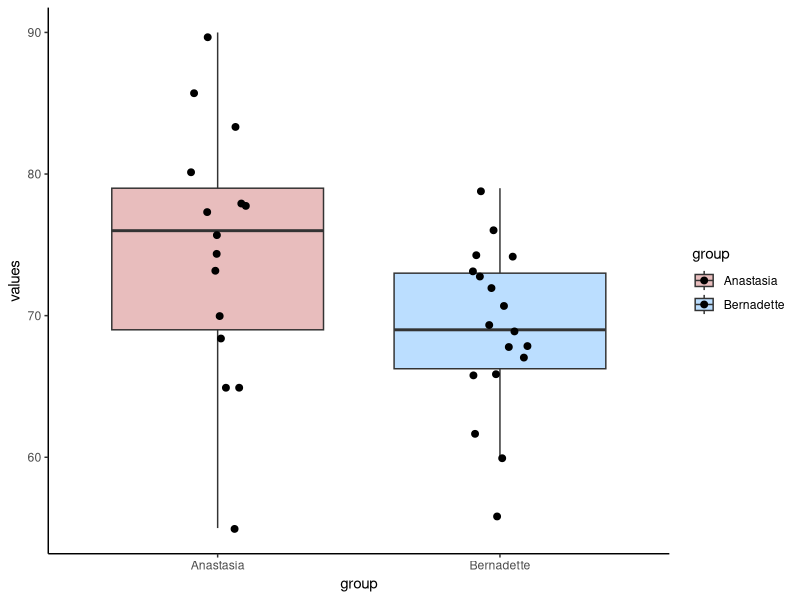
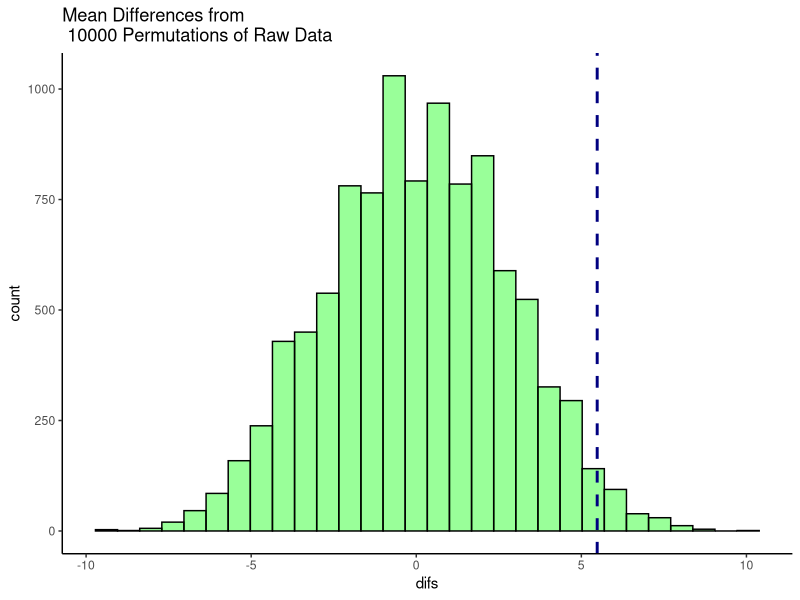
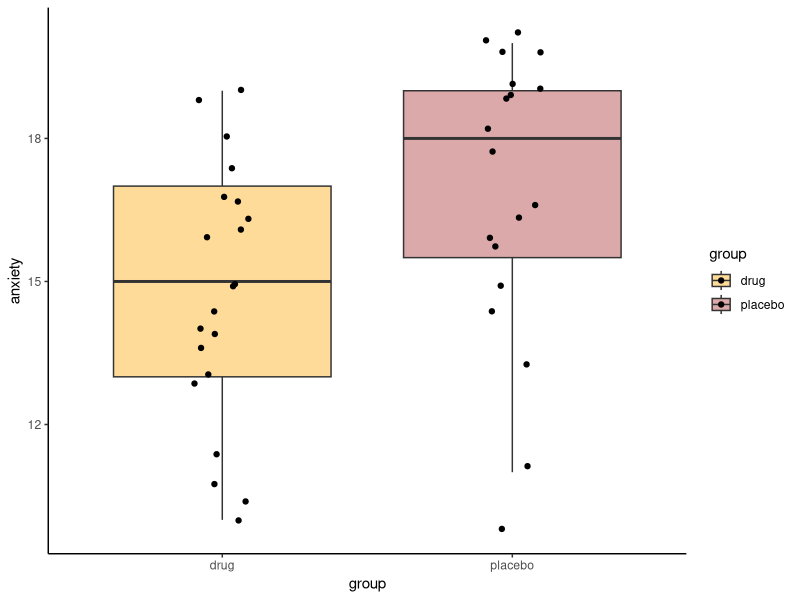
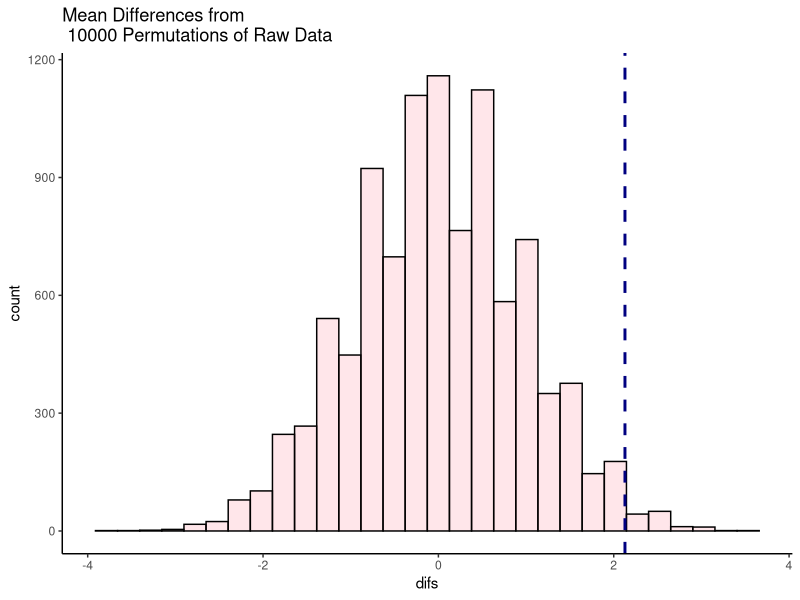
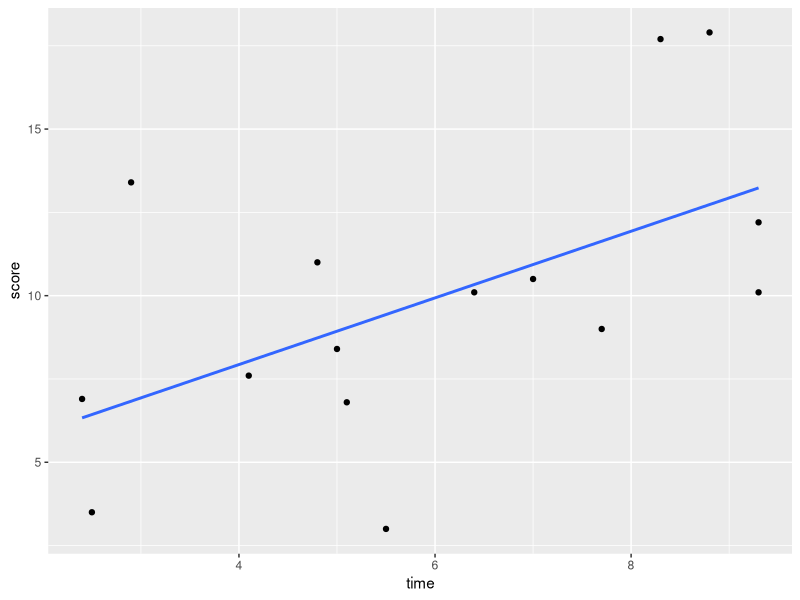
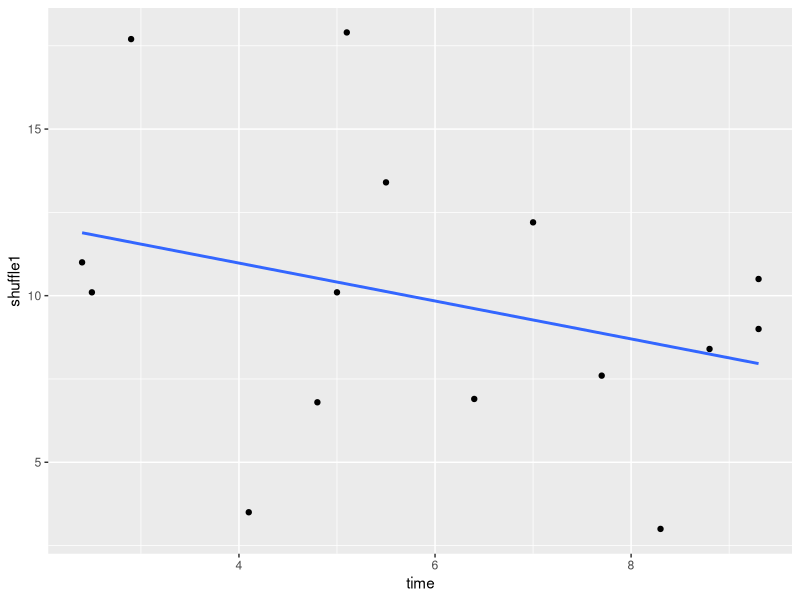
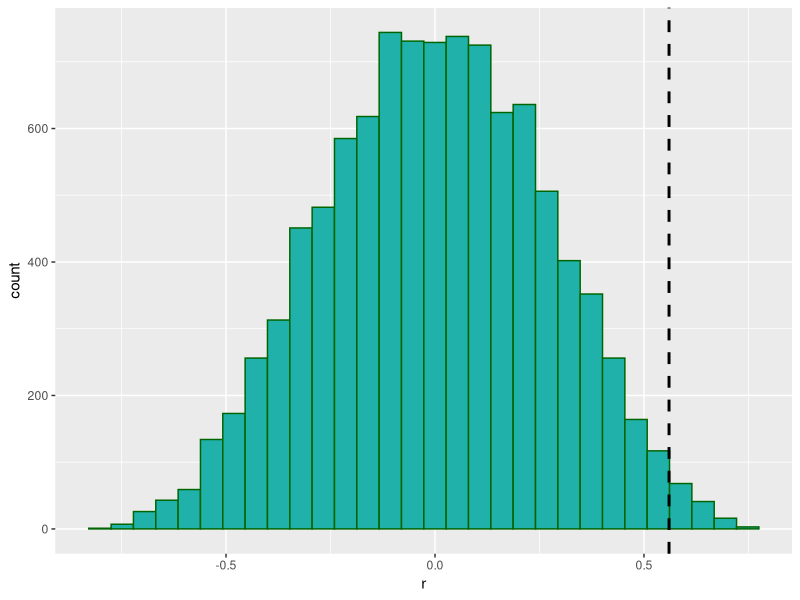

Reproduce these figures in R, in order.
## ---- chunk 1
library(tidyverse)

anastasia <- c(65, 74, 73, 83, 76, 65, 86, 70, 80, 55, 78, 78, 90, 77, 68)
bernadette <- c(72, 66, 71, 66, 76, 69, 79, 73, 62, 69, 68, 60, 73, 68, 67, 74, 56, 74)

# put into a dataframe:
dd <- data.frame(values = c(anastasia, bernadette),
                 group = c(rep("Anastasia",15), rep("Bernadette", 18))
)

dd

## ---- chunk 2
ggplot(dd, aes(x = group, y = values, fill = group)) +
  geom_boxplot(alpha=.3, outlier.shape = NA) +
  geom_jitter(width=.1, size=2) +
  theme_classic() +
  scale_fill_manual(values = c("firebrick", "dodgerblue"))

## ---- chunk 3
meandif <- mean(anastasia)  - mean(bernadette)   # 5.48
meandif

## ---- chunk 4

t.test(anastasia, bernadette, var.equal = T)
## ---- chunk 5

set.seed(1) # just to keep the random number generator the same for all of us

allscores <- c(anastasia, bernadette)

allscores
## ---- chunk 6

x <- split(sample(allscores), rep(1:2, c(15,18))) 

x

## ---- chunk 7

x[[1]] # this is our shuffled sample of size 15
x[[2]] # this is our shuffled sample of size 18

mean(x[[1]])  # mean of the new sample of size 15
mean(x[[2]])  # mean of the new sample of size 18


# what's the difference in their means?
mean(x[[1]]) - mean(x[[2]]) 

## ---- chunk 8
results<-vector('list',10000)
for(i in 1:10000){
  x <- split(sample(allscores), rep(1:2, c(15,18)))
  results[[i]]<-mean(x[[1]]) - mean(x[[2]])  
}

head(unlist(results)) # these are all our mean differences from 10,000 shuffles of the data. We're just looking at the first 6.

## ---- chunk 9
df <- data.frame(difs = unlist(results))

ggplot(df, aes(x=difs)) +
  geom_histogram(color="black", fill="green", alpha=.4) +
  geom_vline(color="navy",lwd=1,lty=2,xintercept = 5.48) +
  theme_classic()+
  ggtitle("Mean Differences from \n 10000 Permutations of Raw Data")

## ---- chunk 10
sum(unlist(results) > 5.48)  # 202 times out of 10000
## ---- chunk 11
sum(unlist(results) > 5.48) /10000  # which is 0.0202 proportion of the time
## ---- chunk 12
placebo <- c(15, 16, 19, 19, 17, 20, 18, 14, 18, 20, 20, 20, 13, 11, 16, 19, 19, 16, 10) 
drug <- c(15, 15, 16, 13, 11, 19, 17, 17, 11, 14, 10, 18, 19, 14, 13, 16, 16, 17, 14, 10, 14)


length(placebo) #19
length(drug)  #21

## ---- chunk 13

shapiro.test(drug)    # approximately normal as p>.05
shapiro.test(placebo) # not enough evidence to be normal as p<.05

## ---- chunk 14
# put into dataframe - long format
df <- data.frame(anxiety = c(placebo, drug),
                 group = c(rep("placebo", length(placebo)), 
                           rep("drug", length(drug))
                 )
)

head(df)

#boxplots
ggplot(df, aes(x=group, y=anxiety, fill=group)) + 
  geom_boxplot(outlier.shape = NA, alpha=.4) +
  geom_jitter(width=.1) +
  theme_classic() +
  scale_fill_manual(values=c("orange", "brown"))


mean(placebo) - mean(drug) #2.128

## ---- chunk 15

allvalues <- c(placebo, drug)

results<-vector('list',10000)
for(i in 1:10000){
  x <- split(sample(allvalues), rep(1:2, c(19,21)))
  results[[i]]<-mean(x[[1]]) - mean(x[[2]])  
}

head(unlist(results)) # these are the first six of all our mean differences from 10,000 shuffles of the data.
## ---- chunk 16

df0 <- data.frame(difs = unlist(results))

ggplot(df0, aes(x=difs)) +
  geom_histogram(color="black", fill="pink", alpha=.4) +
  geom_vline(color="navy",lwd=1,lty=2,xintercept = 2.128) +
  theme_classic()+
  ggtitle("Mean Differences from \n 10000 Permutations of Raw Data")

## ---- chunk 17
sum(unlist(results) > 2.128)  # 109 times out of 10000

sum(unlist(results) > 2.128) /10000  # which is 0.0109 proportion of the time

## ---- chunk 18

library(tidyverse)

df <-  read_csv("data/timescore.csv")

head(df)

## ---- chunk 19
# scatterplot
ggplot(df, aes(x = time, y = score)) + 
  geom_point() +
  stat_smooth(method = "lm", se=F)
 
## ---- chunk 20
# regular significance test
cor.test(df$time,df$score) #r=0.55, p=0.031
## ---- chunk 21
set.seed(1) # just doing this so all our results look same

df$score  # actual data in order

## ---- chunk 22
sample(df$score)  # actual data but order shuffled
## ---- chunk 23
df$shuffle1 <- sample(df$score) #create a new column with shuffled data

df
## ---- chunk 24
# this is what that new column looks like:
ggplot(df, aes(x = time, y = shuffle1)) + 
  geom_point() +
  stat_smooth(method = "lm", se=F)

## ---- chunk 25
cor.test(df$time, df$shuffle1) # now relationship is a bit negative

## ---- chunk 26
# we can do this many times
cor(df$time, sample(df$score)) # r = 0.35
cor(df$time, sample(df$score)) # r = 0.04
cor(df$time, sample(df$score)) # r = -0.06
cor(df$time, sample(df$score)) # r = 0.15


## ---- chunk 27

results <- vector('list',10000)
for(i in 1:10000){
  results[[i]] <- cor(df$time, sample(df$score))
}

head(unlist(results)) # this are the correlations for the first 6 of  10,000 shuffles

## ---- chunk 28
results.df <- data.frame(x = unlist(results))

ggplot(results.df, aes(x)) + 
  geom_histogram(color="darkgreen",fill="lightseagreen") +
  geom_vline(xintercept = 0.56, lwd=1, lty=2) +
  xlab("r") 

## ---- chunk 29
sum(unlist(results) > 0.56) #163 were greater.
## ---- chunk 30
sum(unlist(results) > 0.56)  / 10000  #0.0163

